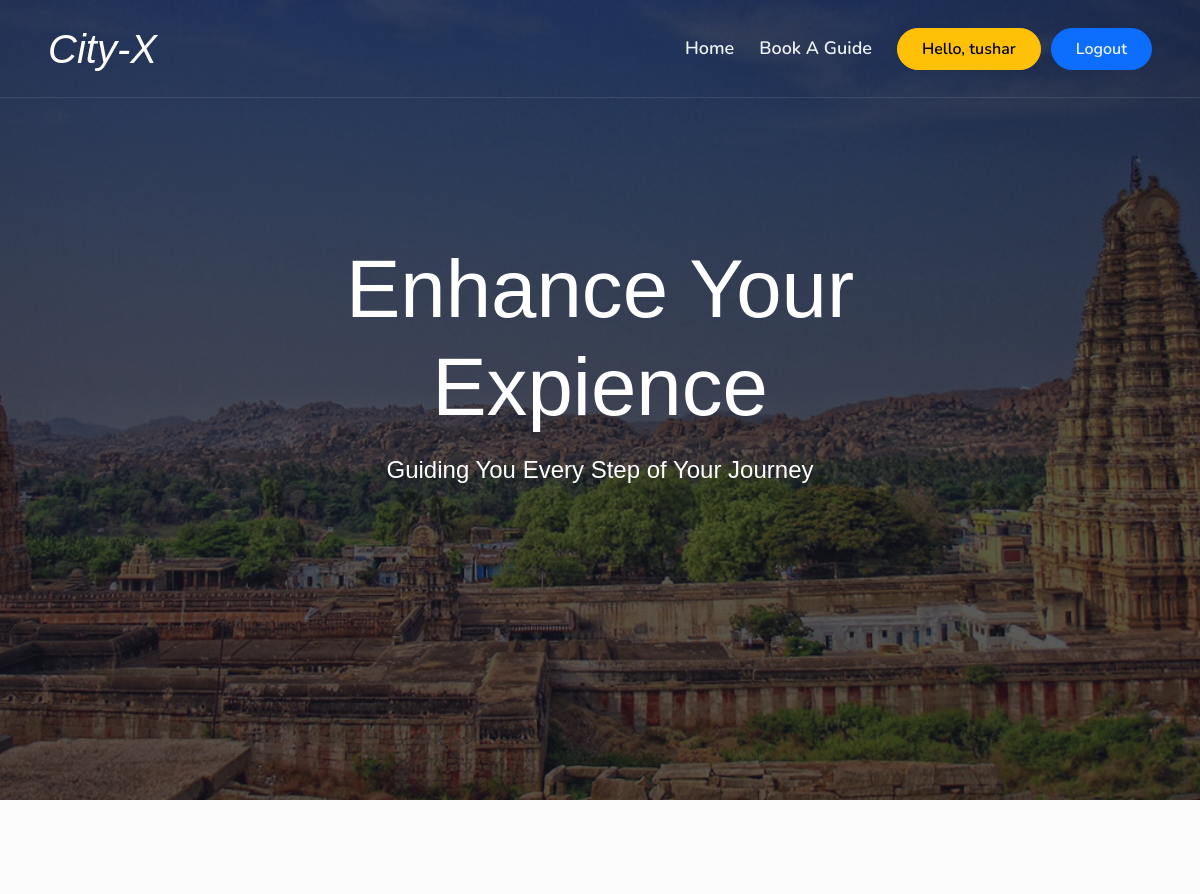
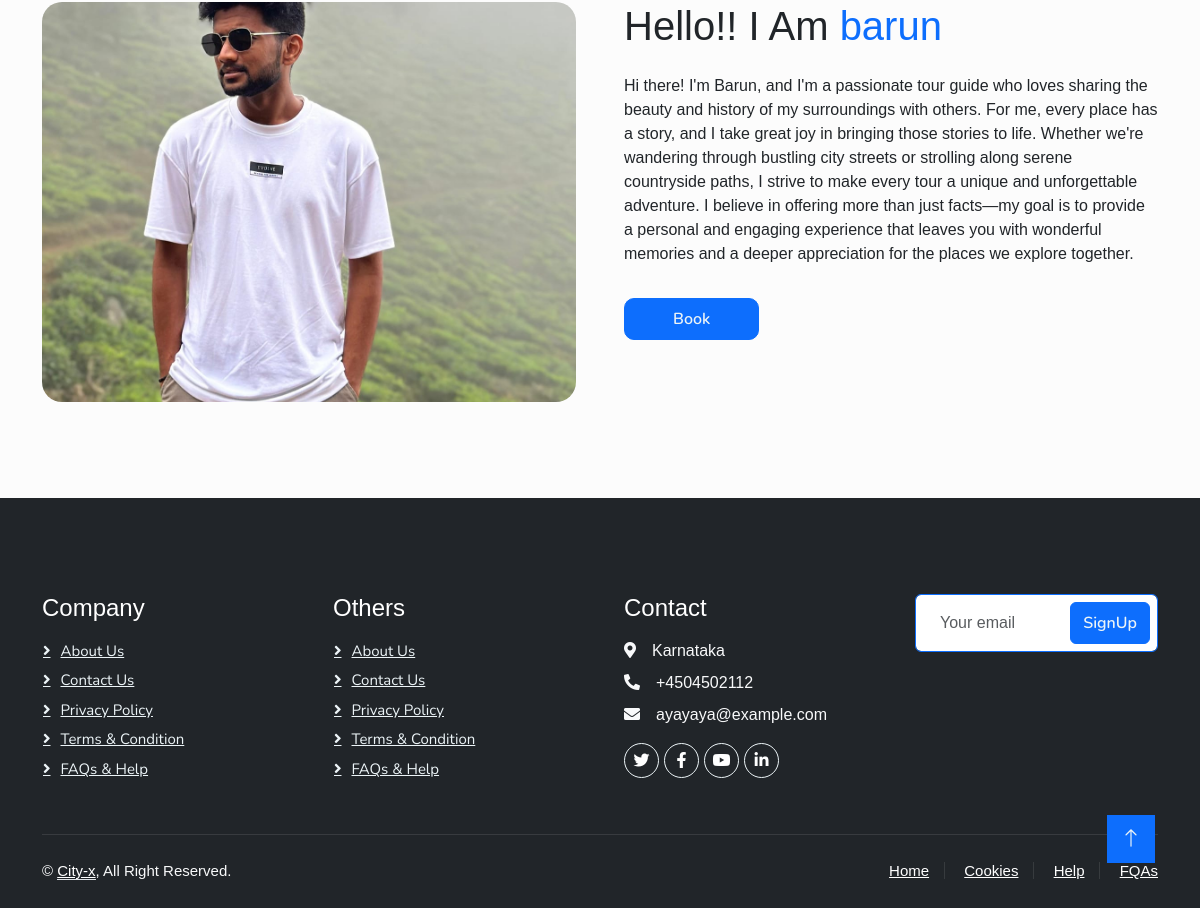
The page /1 (signed in) on the database its author committed (2 pictures, top to bottom).
### app/models.py (models this page shows, shortened)
class Reg_Guide(models.Model):
    aadhar_num = models.CharField(max_length=10)
    name = models.CharField(max_length=100)
    email = models.EmailField(unique=True)
    description = models.TextField()
    date_of_birth = models.DateField()
    phone_number = models.CharField(max_length=15)
    gender = models.CharField(max_length=100)
    place_loc = models.CharField(max_length=100)
    price = models.IntegerField()
    age = models.CharField(max_length=2)
    experience_years = models.PositiveIntegerField()
    certificate = models.ImageField(null=True, blank=True)
    photo = models.ImageField(null=True, blank=True)

### app/views.py (the view)
# urls.py: path('<int:id>', guide_details, name='guide_details'),
def guide_details(request, id):
    reg_Guide = get_object_or_404(Reg_Guide, pk=id)
    return render(request,'booking/guide_details.html',{'reg_Guide':reg_Guide})

### templates/booking/guide_details.html (shortened to what this page needs)
{% extends 'main.html' %} {% load static %} {% block content %}
<div class="container-fluid bg-primary py-5 mb-5 hero-header">
  <div class="container py-5">
    <div class="row justify-content-center py-5">
      <div class="col-lg-10 pt-lg-5 mt-lg-5 text-center">
        <h1 class="display-3 text-white mb-3 animated slideInDown">
          Enhance Your Expience
        </h1>
        <p class="fs-4 text-white mb-4 animated slideInDown">
          Guiding You Every Step of Your Journey
        </p>
      </div>
    </div>
  </div>
</div>
<div class="container-xxl py-5">
  <div class="container">
    <div class="row g-5">
      <div class="col-lg-6 wow fadeInUp" data-wow-delay="0.1s" style="min-height: 400px">
        <div class="position-relative h-100">
          <img class="img-fluid position-absolute w-100 h-100" src="{{ reg_Guide.photo.url }}" alt=""
            style="object-fit: cover; border-radius:20px" />
        </div>
      </div>
      <div class="col-lg-6 wow fadeInUp" data-wow-delay="0.3s">
        <h1 class="mb-4">
          Hello!! I Am <span class="text-primary">{{ reg_Guide.name }}</span>
        </h1>
        <p class="mb-4" style=" overflow-wrap: break-word;">{{reg_Guide.description}}</p>
        <button class="btn btn-primary py-2 px-5 mt-2" onclick="showPayPal()"
          style="border-radius: 10px; font-weight:600">Book</button><br>
      </div>
    </div>
  </div>
</div>
{% endblock %}

### templates/main.html (shortened to what this page needs)
<!DOCTYPE html>
{% load static %}
<html lang="en">
  <head>
    <link
      href="https://cdnjs.cloudflare.com/ajax/libs/font-awesome/5.10.0/css/all.min.css"
      rel="stylesheet"
    />
    <link
      href="https://cdn.jsdelivr.net/npm/bootstrap-icons@1.4.1/font/bootstrap-icons.css"
      rel="stylesheet"
    />
    <link href="{% static 'lib/animate/animate.min.css' %}" rel="stylesheet" />
    <link
      href="{% static 'lib/owlcarousel/assets/owl.carousel.min.css' %}"
      rel="stylesheet"
    />
    <link
      href="{% static 'lib/tempusdominus/css/tempusdominus-bootstrap-4.min.css' %}"
      rel="stylesheet"
    />
    <link href="{% static 'css/bootstrap.min.css' %}" rel="stylesheet" />
    <link href="{% static 'css/style.css' %}" rel="stylesheet" />
  </head>
  <body>
    <div class="container-fluid position-relative p-0">
      <nav
        class="navbar navbar-expand-lg navbar-light px-4 px-lg-5 py-3 py-lg-0"
      >
        <a href=" {% url 'home' %}" class="navbar-brand p-0">
          <h1 class="text-primary m-0"><i id="headName">City-X</i></h1>
        </a>
        <div class="collapse navbar-collapse" id="navbarCollapse">
          <div class="navbar-nav ms-auto py-0">
            <a href="{% url 'home' %}" class="nav-item nav-link">Home</a>
            <a href="{% url 'booking' %}" class="nav-item nav-link"
              >Book A Guide</a
            >
          </div>
          {% if user.is_authenticated %}
          <a class="btn btn-warning rounded-pill py-2 px-4"
            >Hello, {{user.username}}</a
          >
          <a
            href="logout"
            class="btn btn-primary rounded-pill py-2 px-4"
            style="margin-left: 10px"
            >Logout</a
          >
          {% else %}
          <a href="/" class="btn btn-primary rounded-pill py-2 px-4">Login</a>
          {% endif %}
        </div>
      </nav>
    </div>
    {% block content %} {% endblock %}
    <div
      class="container-fluid bg-dark text-light footer pt-5 mt-5 wow fadeIn"
      data-wow-delay="0.1s"
    >
      <div class="container py-5">
        <div class="row g-5">
          <div class="col-lg-3 col-md-6">
            <h4 class="text-white mb-3">Company</h4>
            <a class="btn btn-link" href="">About Us</a>
            <a class="btn btn-link" href="">Contact Us</a>
            <a class="btn btn-link" href="">Privacy Policy</a>
            <a class="btn btn-link" href="">Terms & Condition</a>
            <a class="btn btn-link" href="">FAQs & Help</a>
          </div>
          <div class="col-lg-3 col-md-6">
            <h4 class="text-white mb-3">Others</h4>
            <a class="btn btn-link" href="#about">About Us</a>
            <a class="btn btn-link" href="">Contact Us</a>
            <a class="btn btn-link" href="">Privacy Policy</a>
            <a class="btn btn-link" href="">Terms & Condition</a>
            <a class="btn btn-link" href="">FAQs & Help</a>
          </div>
          <div class="col-lg-3 col-md-6">
            <h4 class="text-white mb-3">Contact</h4>
            <p class="mb-2">
              <i class="fa fa-map-marker-alt me-3"></i>Karnataka
            </p>
            <p class="mb-2"><i class="fa fa-phone-alt me-3"></i>+4504502112</p>
            <p class="mb-2">
              <i class="fa fa-envelope me-3"></i>ayayaya@example.com
            </p>
            <div class="d-flex pt-2">
              <a class="btn btn-outline-light btn-social" href=""
                ><i class="fab fa-twitter"></i
              ></a>
              <a class="btn btn-outline-light btn-social" href=""
                ><i class="fab fa-facebook-f"></i
              ></a>
              <a class="btn btn-outline-light btn-social" href=""
                ><i class="fab fa-youtube"></i
              ></a>
              <a class="btn btn-outline-light btn-social" href=""
                ><i class="fab fa-linkedin-in"></i
              ></a>
            </div>
          </div>
          <div class="col-lg-3 col-md-6">
            <div class="position-relative mx-auto" style="max-width: 400px">
              <input
                class="form-control border-primary w-100 py-3 ps-4 pe-5"
                type="text"
                placeholder="Your email"
              />
              <button
                type="button"
                class="btn btn-primary py-2 position-absolute top-0 end-0 mt-2 me-2"
              >
                SignUp
              </button>
            </div>
          </div>
        </div>
      </div>
      <div class="container">
        <div class="copyright">
          <div class="row">
            <div class="col-md-6 text-center text-md-start mb-3 mb-md-0">
              &copy; <a class="border-bottom" href="#">City-x</a>, All Right
              Reserved.
            </div>
            <div class="col-md-6 text-center text-md-end">
              <div class="footer-menu">
                <a href="">Home</a>
                <a href="">Cookies</a>
                <a href="">Help</a>
                <a href="">FQAs</a>
              </div>
            </div>
          </div>
        </div>
      </div>
    </div>
    <a href="#" class="btn btn-lg btn-primary btn-lg-square back-to-top"
      ><i class="bi bi-arrow-up"></i
    ></a>
  </body>
</html>

### static/css/style.css (style rules this page uses)
:root { --primary: #050a13; --secondary: #FE8800; --light: #ffffff; --dark: #14141F; }
body { font-family: Arial, sans-serif; margin: 0; padding: 0; background-color: #fcfcfc; }
#headName { color: rgb(255, 255, 255); font-weight: 300; font-style: italic; }
.back-to-top { position: fixed; display: none; right: 45px; bottom: 45px; z-index: 99; }
.btn { font-family: 'Nunito', sans-serif; font-weight: 600; transition: .5s; }
.btn.btn-primary, .btn.btn-secondary { color: #ecf4f7; }
.btn-lg-square { width: 48px; height: 48px; }
.btn-square, .btn-sm-square, .btn-lg-square { padding: 0; display: flex; align-items: center; justify-content: center; font-weight: normal; border-radius: 0px; }
.navbar-light .navbar-nav .nav-link { font-family: 'Nunito', sans-serif; position: relative; margin-right: 25px; padding: 35px 0; color: #ecf4f7 !important; font-size: 18px; font-weight: 600; outline: none; transition: .5s; }
@media (min-width: 992px) { .navbar-light { position: absolute; width: 100%; top: 0; left: 0; border-bottom: 1px solid rgba(256, 256, 256, .1); z-index: 999; } }
@media (min-width: 992px) { .navbar-light .navbar-nav .nav-link::before { position: absolute; content: ""; width: 0; height: 2px; bottom: -1px; left: 50%; background: var(--primary); transition: .5s; } }
.hero-header .row { --bs-gutter-x: -14.5rem; display: flex; flex-wrap: wrap; margin-top: calc(var(--bs-gutter-y)* -1); margin-right: calc(var(--bs-gutter-x) / -2); margin-left: calc(var(--bs-gutter-x) / -2); }
.hero-header { background: linear-gradient(rgba(20, 20, 31, .7), rgba(20, 20, 31, .7)), url(../images/bg-hero.jpg); height: 100vh; background-position: center center; background-repeat: no-repeat; background-size: cover; }
.hero-header h1 { color: #ecf4f7; font-size: 5.1rem; }
.footer .btn.btn-social { margin-right: 5px; width: 35px; height: 35px; display: flex; align-items: center; justify-content: center; color: var(--light); font-weight: normal; border: 1px solid #ecf4f7; border-radius: 35px; transition: .3s; }
.footer .btn.btn-link { display: block; margin-bottom: 5px; padding: 0; text-align: left; color: #ecf4f7; font-size: 15px; font-weight: normal; text-transform: capitalize; transition: .3s; }
.footer .btn.btn-link::before { position: relative; content: "\f105"; font-family: "Font Awesome 5 Free"; font-weight: 900; margin-right: 10px; }
.footer .copyright { padding: 25px 0; font-size: 15px; border-top: 1px solid rgba(256, 256, 256, .1); }
.footer .copyright a { color: var(--light); }
.footer .footer-menu a { margin-right: 15px; padding-right: 15px; border-right: 1px solid rgba(255, 255, 255, .1); }
.footer .footer-menu a:last-child { margin-right: 0; padding-right: 0; border-right: none; }

### rows shown on the page
Reg_Guide: photo (picture), name "barun", description "Hi there! I'm Barun, and I'm a passionate tour guide who loves sharing the beauty and history of my surroundings with others. For me, every place has a story, and I take great joy in bringing those stories to life. Whether we're wandering through bustling city streets or strolling along serene countryside paths, I strive to make every tour a unique and unforgettable adventure. I believe in offering more than just facts—my goal is to provide a personal and engaging experience that leaves you with wonderful memories and a deeper appreciation for the places we explore together."

### other values the page prints
{{ user.username }} "tushar"
